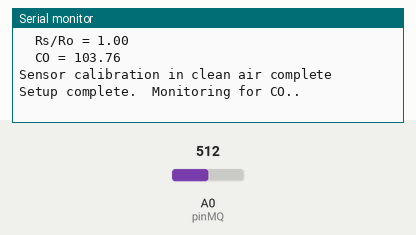
The sketch below on a simulated Arduino Uno, built with avr-gcc and run on an emulated ATmega328P. On the bench: the last lines printed to the serial monitor. The inputs (shaded band) are chosen by the test bench; at power-on: A0 (pinMQ) = 512.

Above: at 4.3 s.
4.4 s: A0 (pinMQ) set to 830
At 7.37 s:
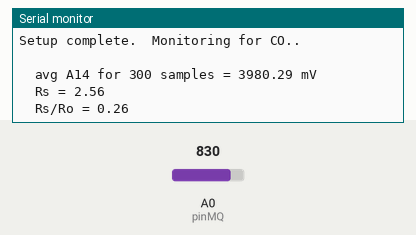
7.4 s: A0 (pinMQ) set to 860
At 11.61 s:
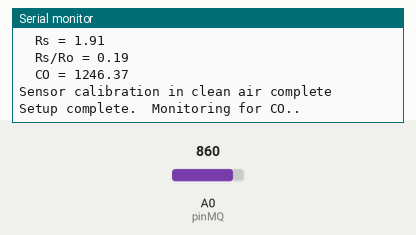

The sketch:

code_read_sensor_convert_ppm.ino
```cpp
byte pinMQ = A0;
boolean alarmCO = false;
// Adjust vRef to be the true supply voltage in mV.
float vRef = 5000.0;
float RL = 10.0;  //  load resistor value in k ohms
float ratioRsRo = 10.0;  //  default value 10 k ohms.  Revised during calibration.
const float Ro_clean_air_factor = 10.0;

float mV = 0.0;
unsigned long samples = 0;

void setup() {
  Serial.begin(9600);
  while (!Serial) {
    ;
  }
  Serial.println("  ");
  Serial.println("Calibrating MQ-7 CO sensor in clean air..");
  Serial.println("  60 sec high heat cycle..");
  Serial.println("  60 sec warmup complete");
  Serial.println("  90 sec heat cycle..");
  Serial.println("  90 sec warmup complete.  Reading MQ-7..");

}

void loop() {

  getData();
  delay(1000);

}

void getData(){
  mV = 0.0;
  samples = 0.0;
  for(int i = 300; i>0; i--){
    mV += Get_mVfromADC(pinMQ);
    samples += 1;
    delay(10);
  }
  mV = mV / (float) samples;
  Serial.print("  avg A");
  Serial.print(pinMQ);
  Serial.print(" for ");
  Serial.print(samples);
  Serial.print(" samples = ");
  Serial.print(mV);
  Serial.println(" mV");
  Serial.print("  Rs = ");
  Serial.println(CalcRsFromVo(mV));
  ratioRsRo = CalcRsFromVo(mV) / Ro_clean_air_factor;
  Serial.print("  Rs/Ro = ");
  Serial.println(ratioRsRo);
  Serial.print("  CO = ");
  Serial.println(GetCOPpmForRatioRsRo(ratioRsRo));
  Serial.println("Sensor calibration in clean air complete");
  Serial.println("Setup complete.  Monitoring for CO..");
  Serial.println("  ");
}

float CalcRsFromVo(float Vo) {
  //  Vo = sensor output voltage in mV.
  //  VRef = supply voltage, 5000 mV
  //  RL = load resistor in k ohms
  //  The equation Rs = (Vc - Vo)*(RL/Vo)
  float Rs = (vRef - Vo) * (RL / Vo);
  return Rs;
}

float GetCOPpmForRatioRsRo(float RsRo_ratio) {
  //  for the curve of:  Rs/Ro = 22.073 * (CO ppm) ^ -0.66659
  float ppm;
  ppm = pow((RsRo_ratio/22.073), (1/-0.66659));
  return  ppm;
}

float Get_mVfromADC(byte AnalogPin) {
    // read the value from the sensor:
    int ADCval = analogRead(AnalogPin);
    float mV = ADCval * (vRef / 1024.0);
    return mV;
}
```

Measured:
- the behaviour switches between 845 and 846 on A0 (pinMQ) (found by bisection; images 1 and 2)
- after the input at 4.4 s, the serial monitor: prints a new line after 2.9 s (image 1)
- after the input at 7.4 s, the serial monitor: prints a new line after 4.1 s (image 2)
